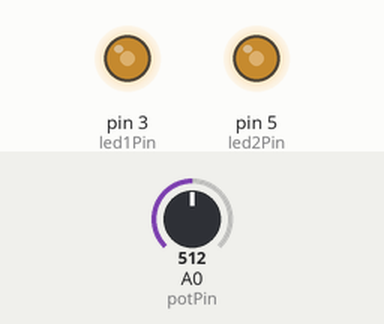
The sketch below on a simulated Arduino Uno, built with avr-gcc and run on an emulated ATmega328P. On the bench: output pins drawn as LEDs (lit = HIGH). The inputs (shaded band) are chosen by the test bench; at power-on: A0 (potPin) = 512.

Above: at 1.2 s.
1.3 s: A0 (potPin) set to 716
At 2.1 s:
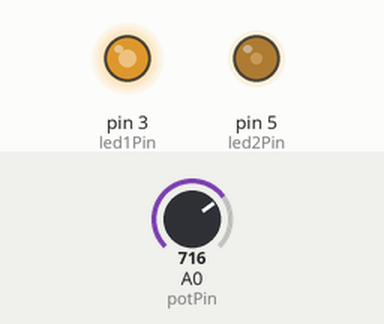
2.8 s: A0 (potPin) set to 900
At 3.2 s:
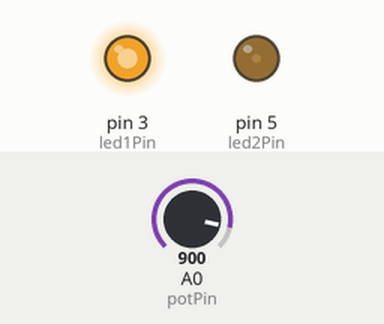
4.3 s: A0 (potPin) set to 1023
At 5.5 s:
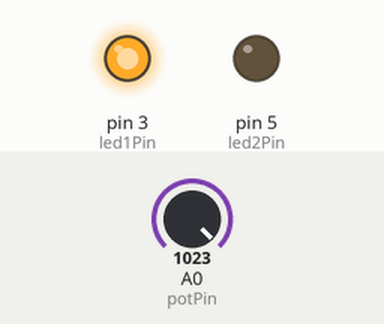
5.8 s: A0 (potPin) set to 306
At 6.7 s:
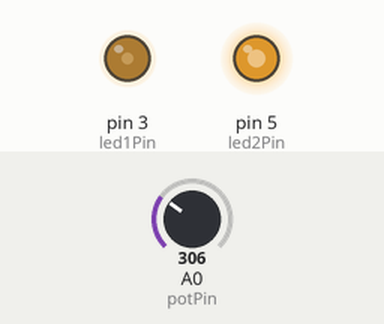
7.3 s: A0 (potPin) set to 122
At 7.9 s:
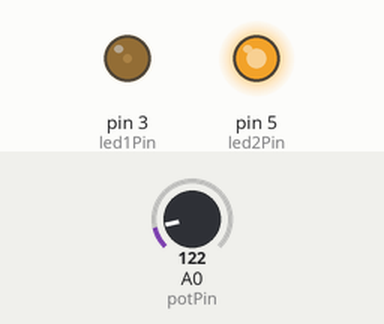
8.8 s: A0 (potPin) set to 511
At 10.2 s:
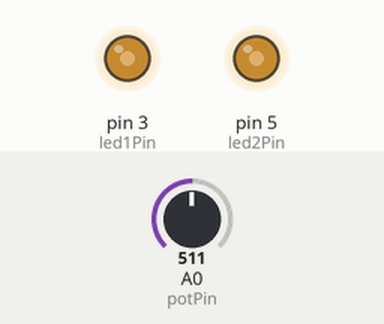
Timing chart, 0 to 11.3 s (numbered marks = the images above; inputs shaded):
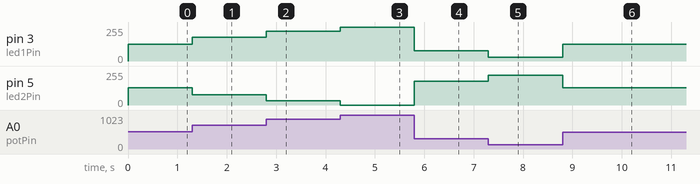

Measured:
- after the input at 1.3 s, pin 3 (led1Pin): 127/255 → 178/255 at once; pin 5 (led2Pin): 128/255 → 77/255 at once
- after the input at 2.8 s, pin 3 (led1Pin): 178/255 → 224/255 at once; pin 5 (led2Pin): 77/255 → 31/255 at once
- after the input at 4.3 s, pin 3 (led1Pin): 224/255 → 255/255 at once; pin 5 (led2Pin): 31/255 → 0/255 at once
- after the input at 5.8 s, pin 3 (led1Pin): 255/255 → 76/255 at once; pin 5 (led2Pin): 0/255 → 179/255 at once
- after the input at 7.3 s, pin 3 (led1Pin): 76/255 → 30/255 at once; pin 5 (led2Pin): 179/255 → 225/255 at once
- after the input at 8.8 s, pin 3 (led1Pin): 30/255 → 127/255 at once; pin 5 (led2Pin): 225/255 → 128/255 at once

The sketch:

code.ino
```cpp
int led1Pin = 3;
int led2Pin = 5;
int potPin = A0;

void setup()
{
  	pinMode(led1Pin, OUTPUT);
    pinMode(led2Pin, OUTPUT);
    pinMode(potPin, INPUT);
}

void loop()
{
	int potValue = analogRead(potPin);
  	int mapValue = map(potValue, 0, 1023, 0, 255);

   	analogWrite(led1Pin, mapValue);
   	analogWrite(led2Pin, 255 - mapValue);
}
```
